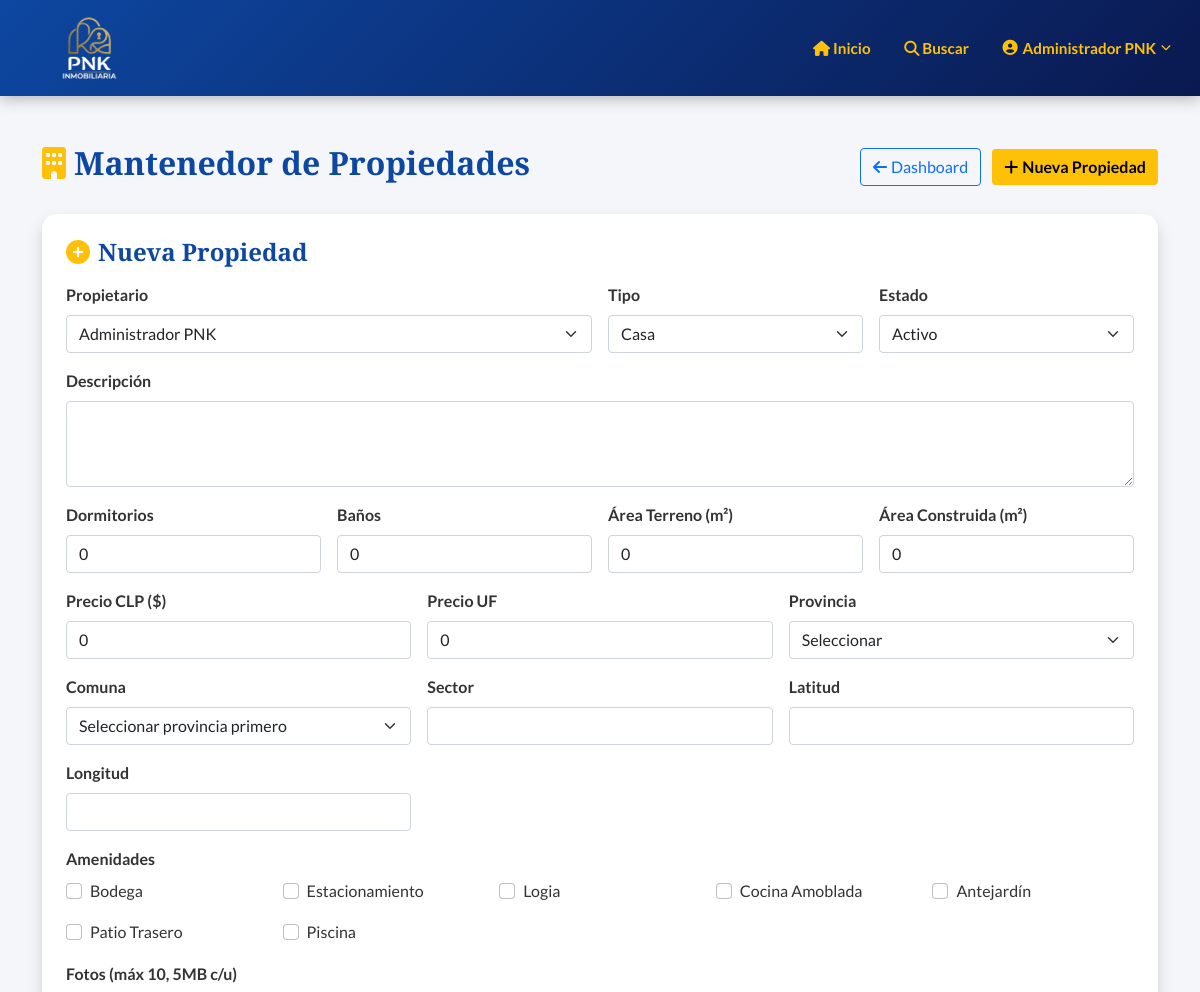
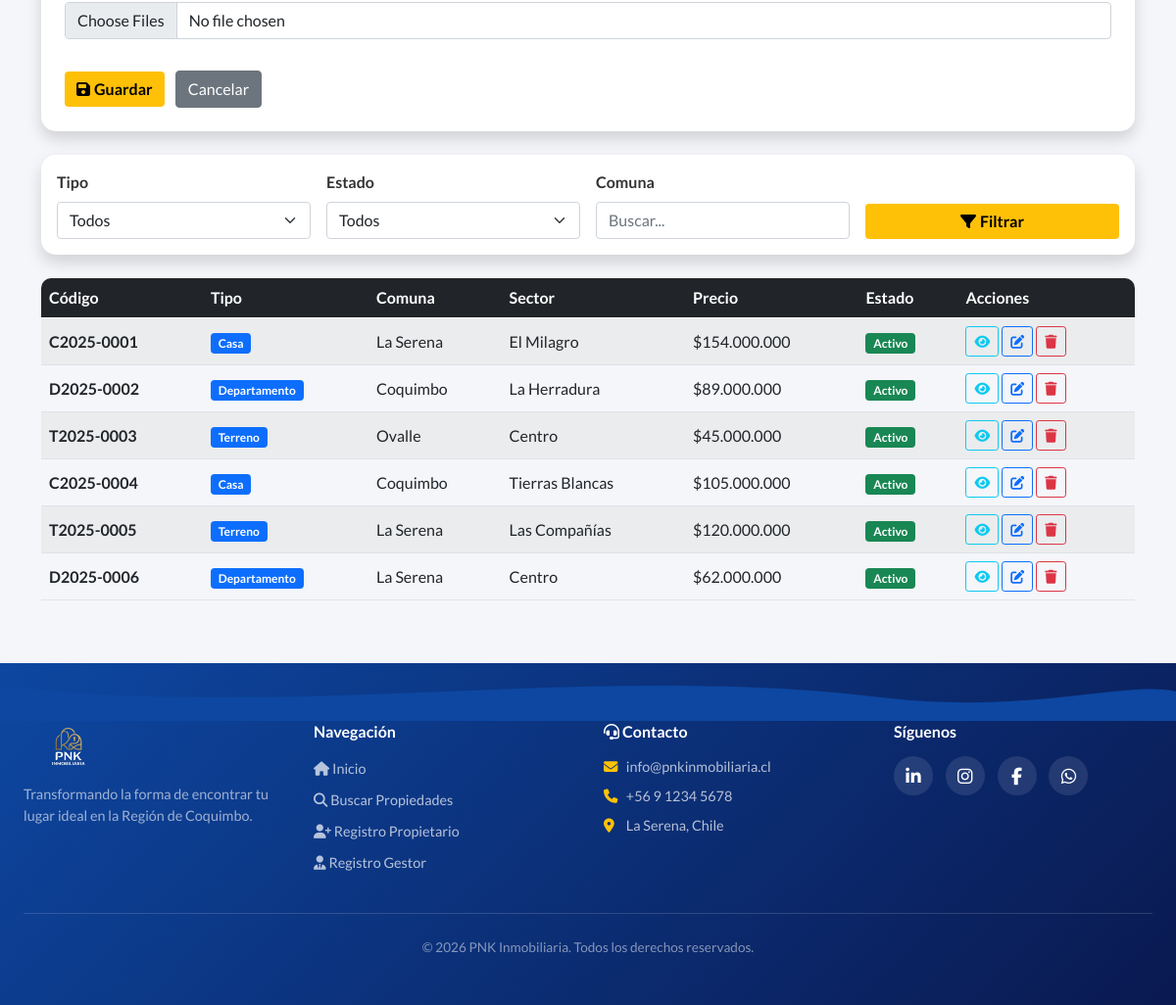
Page /crud-propiedades.php?new=1 (signed in) on the committed database (2 pictures, top to bottom).
### tables this page shows
CREATE TABLE propiedades (
    id               INT AUTO_INCREMENT PRIMARY KEY,
    codigo           VARCHAR(20) NOT NULL UNIQUE COMMENT 'Formato: C/D/T + año + correlativo',
    propietario_id   INT NOT NULL,
    tipo             ENUM('casa','departamento','terreno') NOT NULL,
    descripcion      TEXT NULL,
    banos            TINYINT UNSIGNED DEFAULT 0,
    dormitorios      TINYINT UNSIGNED DEFAULT 0,
    area_terreno     DECIMAL(10,2) DEFAULT 0 COMMENT 'Metros cuadrados',
    area_construida  DECIMAL(10,2) DEFAULT 0 COMMENT 'Metros cuadrados',
    precio_clp       BIGINT UNSIGNED DEFAULT 0,
    precio_uf        DECIMAL(10,2) DEFAULT 0,
    fecha_publicacion DATE NULL,
    provincia        VARCHAR(50) NOT NULL,
    comuna           VARCHAR(50) NOT NULL,
    sector           VARCHAR(100) NULL,
    latitud          DECIMAL(10,7) NULL,
    longitud         DECIMAL(10,7) NULL,
    bodega           BOOLEAN DEFAULT FALSE,
    estacionamiento  BOOLEAN DEFAULT FALSE,
    logia            BOOLEAN DEFAULT FALSE,
    cocina_amoblada  BOOLEAN DEFAULT FALSE,
    antejardin       BOOLEAN DEFAULT FALSE,
    patio_trasero    BOOLEAN DEFAULT FALSE,
    piscina          BOOLEAN DEFAULT FALSE,
    estado           ENUM('activo','inactivo','vendido') NOT NULL DEFAULT 'activo',
    created_at       TIMESTAMP DEFAULT CURRENT_TIMESTAMP,
    updated_at       TIMESTAMP DEFAULT CURRENT_TIMESTAMP ON UPDATE CURRENT_TIMESTAMP,
    FOREIGN KEY (propietario_id) REFERENCES usuarios(id) ON DELETE CASCADE,
    INDEX idx_tipo (tipo),
    INDEX idx_estado (estado),
    INDEX idx_comuna (comuna),
    INDEX idx_provincia (provincia),
    INDEX idx_propietario (propietario_id)
);

### includes/auth.php (called while the page is built, shortened)
<?php
function getUserType(): ?string {
    return $_SESSION['tipo_usuario'] ?? null;
}
function sanitize(string $input): string {
    return htmlspecialchars(trim($input), ENT_QUOTES, 'UTF-8');
}

### crud-propiedades.php (the view, shortened to what this page needs)
<?php
require_once 'includes/header.php';
$isAdmin = getUserType() === 'administrador';
$filtroComuna = $_GET['comuna'] ?? '';
$page = max(1, intval($_GET['page'] ?? 1));
$perPage = 10;
$offset = ($page - 1) * $perPage;
$params = [];
$where = "WHERE 1=1";
$stmt = $pdo->prepare("SELECT * FROM propiedades $where ORDER BY created_at DESC LIMIT $perPage OFFSET $offset");
$stmt->execute($params);
$propiedades = $stmt->fetchAll();
$editProp = null;
$showForm = isset($_GET['new']) || $editProp;
$propietarios = [];
if ($isAdmin) {
    $propietarios = $pdo->query("SELECT id, nombre_completo FROM usuarios WHERE tipo_usuario IN ('propietario','administrador') AND estado='activo'")->fetchAll();
}
?>
<section class="container my-5">
    <div class="d-flex justify-content-between align-items-center mb-4 flex-wrap gap-2">
        <h2 class="fw-bold"><i class="fas fa-building text-warning me-2"></i><?= $isAdmin ? 'Mantenedor de Propiedades' : 'Mis Propiedades' ?></h2>
        <div>
            <?php if ($isAdmin): ?><a href="dashboard.php" class="btn btn-outline-primary me-2"><i class="fas fa-arrow-left me-1"></i>Dashboard</a><?php endif; ?>
            <a href="?new=1" class="btn btn-warning text-dark fw-bold"><i class="fas fa-plus me-1"></i>Nueva Propiedad</a>
        </div>
    </div>
    <?php if ($showForm): ?>
    <div class="card premium-card border-0 shadow p-4 mb-4">
        <h4 class="fw-bold mb-3"><i class="fas fa-<?= $editProp ? 'edit' : 'plus-circle' ?> text-warning me-2"></i><?= $editProp ? 'Editar' : 'Nueva' ?> Propiedad</h4>
        <form method="POST" enctype="multipart/form-data">
            <div class="row g-3">
                <?php if ($isAdmin): ?>
                <div class="col-md-6">
                    <label class="form-label fw-bold">Propietario</label>
                    <select name="propietario_id" class="form-select" required>
                        <?php foreach ($propietarios as $p): ?>
                        <option value="<?= $p['id'] ?>" <?= ($editProp && $editProp['propietario_id']==$p['id'])?'selected':'' ?>><?= sanitize($p['nombre_completo']) ?></option>
                        <?php endforeach; ?>
                    </select>
                </div>
                <?php endif; ?>
                <div class="col-md-3">
                    <label class="form-label fw-bold">Tipo</label>
                    <select name="tipo" class="form-select" required>
                        <option value="casa" <?= ($editProp && $editProp['tipo']==='casa')?'selected':'' ?>>Casa</option>
                    </select>
                </div>
                <div class="col-md-3">
                    <label class="form-label fw-bold">Estado</label>
                    <select name="estado_prop" class="form-select">
                        <option value="activo" <?= ($editProp && $editProp['estado']==='activo')?'selected':'' ?>>Activo</option>
                    </select>
                </div>
                <div class="col-12">
                    <label class="form-label fw-bold">Descripción</label>
                    <textarea name="descripcion" class="form-control" rows="3"><?= sanitize($editProp['descripcion'] ?? '') ?></textarea>
                </div>
                <div class="col-md-3">
                    <label class="form-label fw-bold">Dormitorios</label>
                    <input type="number" name="dormitorios" class="form-control" min="0" value="<?= $editProp['dormitorios'] ?? 0 ?>">
                </div>
                <div class="col-md-3">
                    <label class="form-label fw-bold">Baños</label>
                    <input type="number" name="banos" class="form-control" min="0" value="<?= $editProp['banos'] ?? 0 ?>">
                </div>
                <div class="col-md-3">
                    <label class="form-label fw-bold">Área Terreno (m²)</label>
                    <input type="number" name="area_terreno" class="form-control" step="0.01" value="<?= $editProp['area_terreno'] ?? 0 ?>">
                </div>
                <div class="col-md-3">
                    <label class="form-label fw-bold">Área Construida (m²)</label>
                    <input type="number" name="area_construida" class="form-control" step="0.01" value="<?= $editProp['area_construida'] ?? 0 ?>">
                </div>
                <div class="col-md-4">
                    <label class="form-label fw-bold">Precio CLP ($)</label>
                    <input type="number" name="precio_clp" class="form-control" value="<?= $editProp['precio_clp'] ?? 0 ?>">
                </div>
                <div class="col-md-4">
                    <label class="form-label fw-bold">Precio UF</label>
                    <input type="number" name="precio_uf" class="form-control" step="0.01" value="<?= $editProp['precio_uf'] ?? 0 ?>">
                </div>
                <div class="col-md-4">
                    <label class="form-label fw-bold">Provincia</label>
                    <select name="provincia" id="form-provincia" class="form-select" required>
                        <option value="">Seleccionar</option>
                    </select>
                </div>
                <div class="col-md-4">
                    <label class="form-label fw-bold">Comuna</label>
                    <select name="comuna" id="form-comuna" class="form-select" required>
                        <option value="<?= sanitize($editProp['comuna'] ?? '') ?>"><?= sanitize($editProp['comuna'] ?? 'Seleccionar provincia primero') ?></option>
                    </select>
                </div>
                <div class="col-md-4">
                    <label class="form-label fw-bold">Sector</label>
                    <input type="text" name="sector" class="form-control" value="<?= sanitize($editProp['sector'] ?? '') ?>">
                </div>
                <div class="col-md-4">
                    <label class="form-label fw-bold">Latitud</label>
                    <input type="number" name="latitud" class="form-control" step="0.0000001" value="<?= $editProp['latitud'] ?? '' ?>">
                </div>
                <div class="col-md-4">
                    <label class="form-label fw-bold">Longitud</label>
                    <input type="number" name="longitud" class="form-control" step="0.0000001" value="<?= $editProp['longitud'] ?? '' ?>">
                </div>
                <div class="col-12">
                    <label class="form-label fw-bold">Amenidades</label>
                    <div class="check-grid">
                        <?php foreach (['bodega'=>'Bodega','estacionamiento'=>'Estacionamiento','logia'=>'Logia','cocina_amoblada'=>'Cocina Amoblada','antejardin'=>'Antejardín','patio_trasero'=>'Patio Trasero','piscina'=>'Piscina'] as $k=>$v): ?>
                        <div class="form-check">
                            <input class="form-check-input" type="checkbox" name="<?= $k ?>" id="chk_<?= $k ?>" <?= ($editProp && $editProp[$k])?'checked':'' ?>>
                            <label class="form-check-label" for="chk_<?= $k ?>"><?= $v ?></label>
                        </div>
                        <?php endforeach; ?>
                    </div>
                </div>
                <div class="col-12">
                    <label class="form-label fw-bold">Fotos (máx 10, 5MB c/u)</label>
                    <input type="file" name="fotos[]" class="form-control" multiple accept="image/*" data-preview="foto-preview">
                </div>
            </div>
            <div class="mt-4">
                <button type="submit" class="btn btn-warning text-dark fw-bold"><i class="fas fa-save me-1"></i>Guardar</button>
                <a href="crud-propiedades.php" class="btn btn-secondary ms-2">Cancelar</a>
            </div>
        </form>
    </div>
    <?php endif; ?>
    <div class="card premium-card border-0 shadow p-3 mb-4">
        <form method="GET" class="row g-3 align-items-end">
            <div class="col-md-3">
                <label class="form-label fw-bold">Tipo</label>
                <select name="tipo" class="form-select">
                    <option value="">Todos</option>
                </select>
            </div>
            <div class="col-md-3">
                <label class="form-label fw-bold">Estado</label>
                <select name="estado_prop" class="form-select">
                    <option value="">Todos</option>
                </select>
            </div>
            <div class="col-md-3">
                <label class="form-label fw-bold">Comuna</label>
                <input type="text" name="comuna" class="form-control" value="<?= sanitize($filtroComuna) ?>" placeholder="Buscar...">
            </div>
            <div class="col-md-3">
                <button class="btn btn-warning text-dark fw-bold w-100"><i class="fas fa-filter me-1"></i>Filtrar</button>
            </div>
        </form>
    </div>
    <div class="table-responsive">
        <table class="table table-striped table-hover align-middle">
            <thead class="table-dark">
                <tr><th>Código</th><th>Tipo</th><th>Comuna</th><th>Sector</th><th>Precio</th><th>Estado</th><th>Acciones</th></tr>
            </thead>
            <tbody>
            <?php foreach ($propiedades as $p): ?>
                <tr>
                    <td class="fw-bold"><?= sanitize($p['codigo']) ?></td>
                    <td><span class="badge bg-primary"><?= ucfirst($p['tipo']) ?></span></td>
                    <td><?= sanitize($p['comuna']) ?></td>
                    <td><?= sanitize($p['sector']) ?></td>
                    <td>$<?= number_format($p['precio_clp'], 0, ',', '.') ?></td>
                    <td><span class="badge bg-<?= $p['estado']==='activo'?'success':($p['estado']==='vendido'?'info':'secondary') ?>"><?= ucfirst($p['estado']) ?></span></td>
                    <td>
                        <a href="detalle-propiedad.php?id=<?= $p['id'] ?>" class="btn btn-sm btn-outline-info" title="Ver"><i class="fas fa-eye"></i></a>
                        <a href="?edit=<?= $p['id'] ?>" class="btn btn-sm btn-outline-primary" title="Editar"><i class="fas fa-edit"></i></a>
                        <form method="POST" class="d-inline">
                            <button class="btn btn-sm btn-outline-danger" data-confirm="¿Eliminar esta propiedad?"><i class="fas fa-trash"></i></button>
                        </form>
                    </td>
                </tr>
            <?php endforeach; ?>
            </tbody>
        </table>
    </div>
</section>
<?php require_once 'includes/footer.php'; ?>

### css/style.css (style rules this page uses)
:root { --color-header: #0d47a1; --color-secundario: #1976d2; --color-acento: #ffc107; --color-texto: #ffffff; --color-dark: #0a1950; --color-gold: #d4a843; --font-heading: 'Playfair Display', Georgia, serif; --font-body: 'Lato', 'Segoe UI', sans-serif; --shadow-card: 0 10px 30px rgba(0, 0, 0, 0.08); --shadow-hover: 0 15px 35px rgba(0, 0, 0, 0.15); --radius: 15px; --transition: all 0.3s ease; }
* { box-sizing: border-box; }
body { font-family: var(--font-body); margin: 0; background: #f5f6fa; color: #333; min-height: 100vh; display: flex; flex-direction: column; }
h1, h2, h3, h4, h5, h6 { font-family: var(--font-heading); color: var(--color-header); font-weight: 700; }
.hero-section h1, .hero-section h2, .hero-section h3, .footer-pnk h1, .footer-pnk h2, .footer-pnk h3, .footer-pnk h4, .bg-header-institutional h1, .bg-header-institutional h2, .bg-header-institutional h3, .table-dark th { color: #fff; }
.premium-card { border: none; border-radius: var(--radius); box-shadow: var(--shadow-card); transition: var(--transition); background: #fff; }
.btn-custom, .btn-warning { background-color: var(--color-acento); color: #000 !important; font-weight: bold; border: none; transition: var(--transition); }
.check-grid { display: grid; grid-template-columns: repeat(auto-fill, minmax(180px, 1fr)); gap: 15px; }
.table-striped tbody tr:nth-of-type(odd) { background-color: #f8f9fa; }
.table-responsive { border-radius: 10px; overflow: hidden; }
.premium-card { animation: fadeInUp 0.5s ease-out; }

### rows in the picture
propiedades: codigo "C2025-0001", tipo "Casa", comuna "La Serena", sector "El Milagro", precio_clp "154.000.000", estado "Activo"
propiedades: codigo "D2025-0002", tipo "Departamento", comuna "Coquimbo", sector "La Herradura", precio_clp "89.000.000", estado "Activo"
propiedades: codigo "T2025-0003", tipo "Terreno", comuna "Ovalle", sector "Centro", precio_clp "45.000.000", estado "Activo"
propiedades: codigo "C2025-0004", tipo "Casa", comuna "Coquimbo", sector "Tierras Blancas", precio_clp "105.000.000", estado "Activo"
propiedades: codigo "T2025-0005", tipo "Terreno", comuna "La Serena", sector "Las Compañías", precio_clp "120.000.000", estado "Activo"
propiedades: codigo "D2025-0006", tipo "Departamento", comuna "La Serena", sector "Centro", precio_clp "62.000.000", estado "Activo"

### other values in the picture
getUserName() "Administrador PNK"
$v "Bodega"
$v "Estacionamiento"
$v "Logia"
$v "Cocina Amoblada"
$v "Antejardín"
$v "Patio Trasero"
$v "Piscina"
form field propietario_id "Administrador PNK"
form field comuna "Seleccionar provincia primero"
